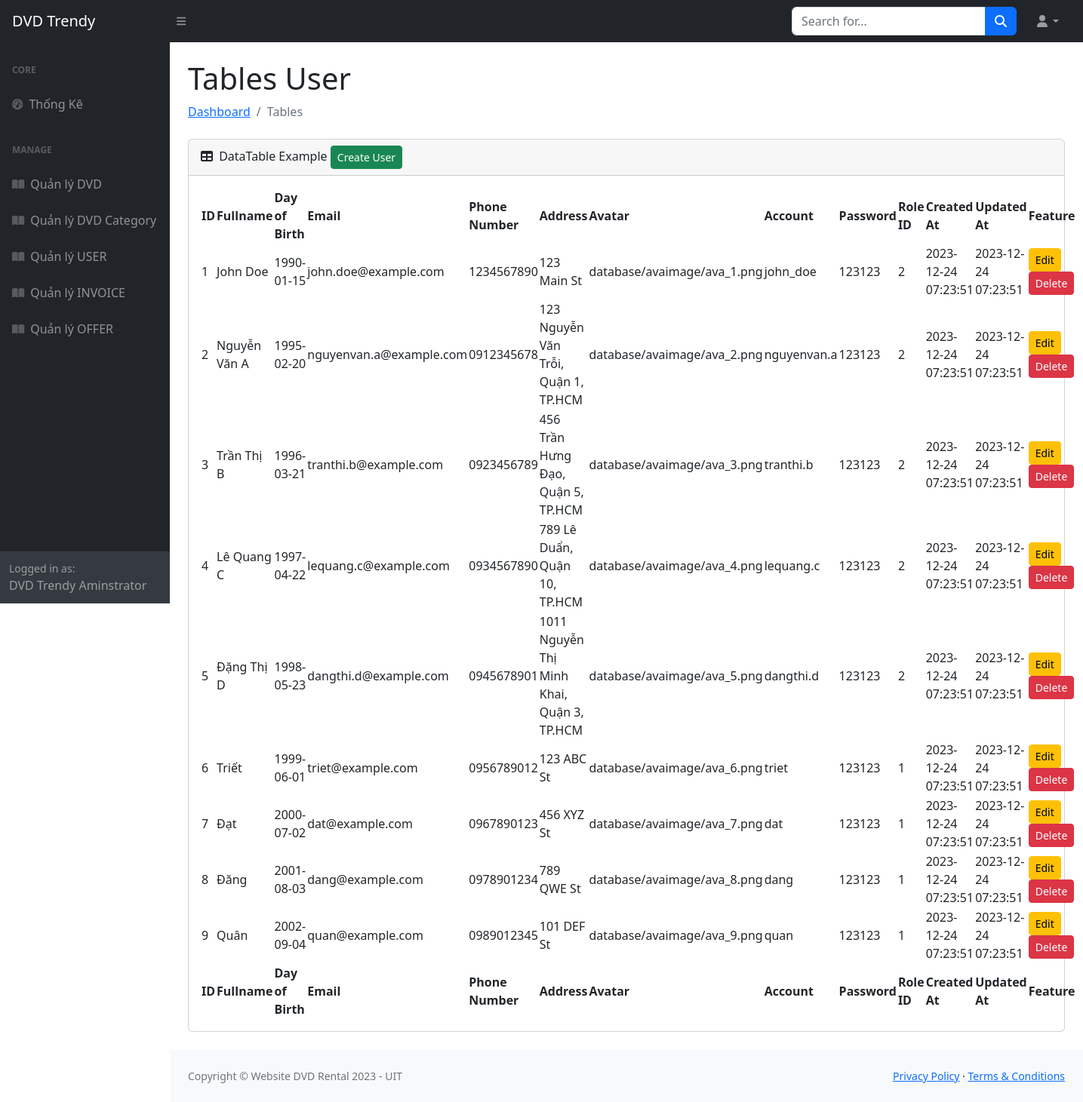
Screenshot of /manage_user.php with the database file from the repository.
### tables this page shows
CREATE TABLE `USER` (
  `id` integer PRIMARY KEY AUTO_INCREMENT,
  `fullname` varchar(50),
  `dayofbirth` date,
  `email` varchar(150),
  `PhoneNumber` varchar(20),
  `address` varchar(200),
  `avartar` varchar(255),
  `account` varchar(50),
  `password` varchar(32),
  `role_id` integer,
  `created_at` datetime,
  `updated_at` datetime
);

### database/dbhelper.php (called while the page is built, shortened)
<?php
function execute_result($sql){
    $result = null;
    $conn = mysqli_connect(HOST, USERNAME, PASSWORD, DATABASE);
    $resultset = mysqli_query($conn, $sql);
    while ($row = mysqli_fetch_assoc($resultset)) {
        $result[]=$row;
    }
    return $result;
}
?>

### manage_user.php (the view, shortened to what this page needs)
<?php
require('includes/header.php');
require('includes/navbar.php');
require('includes/sidebar.php');
require_once('database/dbhelper.php');
$sql = "SELECT * FROM USER";
$userList = execute_result($sql);
?>
<main>
    <div class="container-fluid px-4">
        <h1 class="mt-4">Tables User</h1>
        <ol class="breadcrumb mb-4">
            <li class="breadcrumb-item"><a href="index.html">Dashboard</a></li>
            <li class="breadcrumb-item active">Tables</li>
        </ol>
        <div class="card mb-4">
            <div class="card-header">
                <i class="fas fa-table me-1"></i>
                DataTable Example
                <button type='button' class='btn btn-success btn-sm' onclick='openAddModal_User();'>Create User</button>
            </div>
            <div class="card-body">
                <table id="datatablesSimple">
                    <thead>
                        <tr>
                            <th>ID</th>
                            <th>Fullname</th>
                            <th>Day of Birth</th>
                            <th>Email</th>
                            <th>Phone Number</th>
                            <th>Address</th>
                            <th>Avatar</th>
                            <th>Account</th>
                            <th>Password</th>
                            <th>Role ID</th>
                            <th>Created At</th>
                            <th>Updated At</th>
                            <th>Feature</th>
                        </tr>
                    </thead>
                    <tfoot>
                        <tr>
                            <th>ID</th>
                            <th>Fullname</th>
                            <th>Day of Birth</th>
                            <th>Email</th>
                            <th>Phone Number</th>
                            <th>Address</th>
                            <th>Avatar</th>
                            <th>Account</th>
                            <th>Password</th>
                            <th>Role ID</th>
                            <th>Created At</th>
                            <th>Updated At</th>
                            <th>Feature</th>
                        </tr>
                    </tfoot>
                    <tbody>
                        <?php
                        foreach ($userList as $user) {
                            echo "<tr>";
                            echo "<td>{$user['id']}</td>";
                            echo "<td>{$user['fullname']}</td>";
                            echo "<td>{$user['dayofbirth']}</td>";
                            echo "<td>{$user['email']}</td>";
                            echo "<td>{$user['PhoneNumber']}</td>";
                            echo "<td>{$user['address']}</td>";
                            echo "<td>{$user['avartar']}</td>";
                            echo "<td>{$user['account']}</td>";
                            echo "<td>{$user['password']}</td>";
                            echo "<td>{$user['role_id']}</td>";
                            echo "<td>{$user['created_at']}</td>";
                            echo "<td>{$user['updated_at']}</td>";
                            echo "<td>
                                        <button type='button' class='btn btn-warning btn-sm' data-bs-toggle='modal' data-bs-target='#editUserModal'
                                        onclick='openEditModal_User(
                                                {$user['id']},
                                                \"{$user['fullname']}\",
                                                \"{$user['dayofbirth']}\",
                                                \"{$user['email']}\",
                                                \"{$user['PhoneNumber']}\",
                                                \"{$user['address']}\",
                                                \"{$user['avartar']}\",
                                                \"{$user['account']}\",
                                                \"{$user['password']}\",
                                                {$user['role_id']})'>
                                        Edit
                                        </button>
                                        <button type='button' class='btn btn-danger btn-sm' onclick='feature_delete({$user['id']},3)'>Delete</button>
                                </td>";
                            echo "</tr>";
                        }
                        ?>
                    </tbody>
                </table>
            </div>
        </div>
    </div>
</main>
<?php
require('includes/footer.php');
?>

### rows the page displays
user: id "1", fullname "John Doe", dayofbirth "1990-01-15", email "john.doe@example.com", PhoneNumber "1234567890", address "123 Main St", avartar "database/avaimage/ava_1.png", account "john_doe", password "123123", role "2", created_at "2023-12-24 07:23:51", updated_at "2023-12-24 07:23:51"
user: id "2", fullname "Nguyễn Văn A", dayofbirth "1995-02-20", email "nguyenvan.a@example.com", PhoneNumber "0912345678", address "123 Nguyễn Văn Trỗi, Quận 1, TP.HCM", avartar "database/avaimage/ava_2.png", account "nguyenvan.a", password "123123", role "2", created_at "2023-12-24 07:23:51", updated_at "2023-12-24 07:23:51"
user: id "3", fullname "Trần Thị B", dayofbirth "1996-03-21", email "tranthi.b@example.com", PhoneNumber "0923456789", address "456 Trần Hưng Đạo, Quận 5, TP.HCM", avartar "database/avaimage/ava_3.png", account "tranthi.b", password "123123", role "2", created_at "2023-12-24 07:23:51", updated_at "2023-12-24 07:23:51"
user: id "4", fullname "Lê Quang C", dayofbirth "1997-04-22", email "lequang.c@example.com", PhoneNumber "0934567890", address "789 Lê Duẩn, Quận 10, TP.HCM", avartar "database/avaimage/ava_4.png", account "lequang.c", password "123123", role "2", created_at "2023-12-24 07:23:51", updated_at "2023-12-24 07:23:51"
user: id "5", fullname "Đặng Thị D", dayofbirth "1998-05-23", email "dangthi.d@example.com", PhoneNumber "0945678901", address "1011 Nguyễn Thị Minh Khai, Quận 3, TP.HCM", avartar "database/avaimage/ava_5.png", account "dangthi.d", password "123123", role "2", created_at "2023-12-24 07:23:51", updated_at "2023-12-24 07:23:51"
user: id "6", fullname "Triết", dayofbirth "1999-06-01", email "triet@example.com", PhoneNumber "0956789012", address "123 ABC St", avartar "database/avaimage/ava_6.png", account "triet", password "123123", role "1", created_at "2023-12-24 07:23:51", updated_at "2023-12-24 07:23:51"
user: id "7", fullname "Đạt", dayofbirth "2000-07-02", email "dat@example.com", PhoneNumber "0967890123", address "456 XYZ St", avartar "database/avaimage/ava_7.png", account "dat", password "123123", role "1", created_at "2023-12-24 07:23:51", updated_at "2023-12-24 07:23:51"
user: id "8", fullname "Đăng", dayofbirth "2001-08-03", email "dang@example.com", PhoneNumber "0978901234", address "789 QWE St", avartar "database/avaimage/ava_8.png", account "dang", password "123123", role "1", created_at "2023-12-24 07:23:51", updated_at "2023-12-24 07:23:51"
user: id "9", fullname "Quân", dayofbirth "2002-09-04", email "quan@example.com", PhoneNumber "0989012345", address "101 DEF St", avartar "database/avaimage/ava_9.png", account "quan", password "123123", role "1", created_at "2023-12-24 07:23:51", updated_at "2023-12-24 07:23:51"
